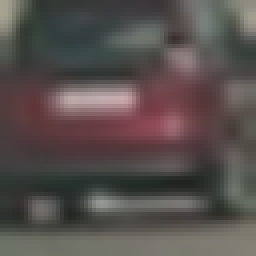
#> input picture vehicles/GTI_Far/image0141.png, 64 x 64 px (shown 4 times larger); its folder holds only this picture in this run
$ jupyter execute --allow-errors Project.ipynb   (older library calls are emulated)
#> lines starting #> are read from the running program, lines starting #| are printed output that depends on the picture; after the words box and inside, x2 and y2 are one past the last pixel; in counts of white or black regions, pixels touching at a corner belong together
[cell 1]
import matplotlib.image as mpimg
import matplotlib.pyplot as plt
import numpy as np
import cv2
import glob
import time
from sklearn.svm import LinearSVC
from sklearn.preprocessing import StandardScaler
from skimage.feature import hog
# NOTE: the next import is only valid for scikit-learn version <= 0.17
# for scikit-learn >= 0.18 use:
# from sklearn.model_selection import train_test_split
from sklearn.model_selection import train_test_split

# Define a function to return HOG features and visualization
def get_hog_features(img, orient, pix_per_cell, cell_per_block,
                        vis=False, feature_vec=True):
    # Call with two outputs if vis==True
    if vis == True:
        features, hog_image = hog(img, orientations=orient, pixels_per_cell=(pix_per_cell, pix_per_cell),
                                  cells_per_block=(cell_per_block, cell_per_block), block_norm= 'L2-Hys',
                                  transform_sqrt=True,
                                  visualise=vis, feature_vector=feature_vec)
        return features, hog_image
    # Otherwise call with one output
    else:
        features = hog(img, orientations=orient, pixels_per_cell=(pix_per_cell, pix_per_cell),
                       cells_per_block=(cell_per_block, cell_per_block), block_norm= 'L2-Hys',
                       transform_sqrt=True,
                       visualise=vis, feature_vector=feature_vec)
        return features

# Define a function to extract features from a list of images
# Have this function call bin_spatial() and color_hist()
def extract_features(imgs, cspace='RGB', orient=9,
                        pix_per_cell=8, cell_per_block=2, hog_channel=0):
    # Create a list to append feature vectors to
#> called with cspace = 'HLS', orient = 9, pix_per_cell = 8, cell_per_block = 2, hog_channel = 1
    features = []
    # Iterate through the list of images
    for file in imgs:
        # Read in each one by one
        image = mpimg.imread(file)
#> image is the input picture: shape (64, 64, 3) float32; mean R, G, B 0.343, 0.313, 0.305
        # apply color conversion if other than 'RGB'
        if cspace != 'RGB':
            if cspace == 'HSV':
                feature_image = cv2.cvtColor(image, cv2.COLOR_RGB2HSV)
            elif cspace == 'LUV':
                feature_image = cv2.cvtColor(image, cv2.COLOR_RGB2LUV)
            elif cspace == 'HLS':
                feature_image = cv2.cvtColor(image, cv2.COLOR_RGB2HLS)
#> feature_image: shape (64, 64, 3) float32; mean of channels 0, 1, 2 162.1, 0.3, 0.1
            elif cspace == 'YUV':
                feature_image = cv2.cvtColor(image, cv2.COLOR_RGB2YUV)
            elif cspace == 'YCrCb':
                feature_image = cv2.cvtColor(image, cv2.COLOR_RGB2YCrCb)
        else: feature_image = np.copy(image)

        # Call get_hog_features() with vis=False, feature_vec=True
        if hog_channel == 'ALL':
            hog_features = []
            for channel in range(feature_image.shape[2]):
                hog_features.append(get_hog_features(feature_image[:,:,channel],
                                    orient, pix_per_cell, cell_per_block,
                                    vis=False, feature_vec=True))
            hog_features = np.ravel(hog_features)
        else:
            hog_features = get_hog_features(feature_image[:,:,hog_channel], orient,
                        pix_per_cell, cell_per_block, vis=False, feature_vec=True)
#> in get_hog_features, `features = hog(img, orientations=orient, pixels_per_cell=(pix_per_cell..`: features = 1764 values, max 0.625 at index 346, min 0 at index 5, mean 0.112
#> in get_hog_features, `features = hog(img, orientations=orient, pixels_per_cell=(pix_per_cell..`:
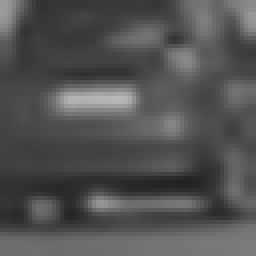
#> img: shape (64, 64) float32 (shown 4 times larger); min 0.131, max 0.725, mean 0.324
#> hog_features has the same summary as features in get_hog_features
        # Append the new feature vector to the features list
        features.append(hog_features)
#> pass 2 of the loop in extract_features, `for file in imgs:`:
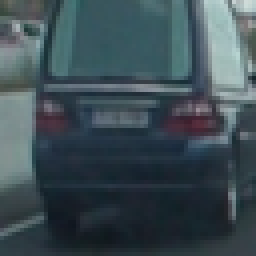
#> input picture vehicles/GTI_Left/image0059.png, 64 x 64 px (shown 4 times larger)
#> in extract_features, image is the input picture: shape (64, 64, 3) float32; mean R, G, B 0.242, 0.304, 0.331
#> in get_hog_features (call 2), `features = hog(img, orientations=orient, pixels_per_cell=(pix_per_cell..`: features = 1764 values, max 0.631 at index 382, min 0 at index 1, mean 0.122
#> in get_hog_features (call 2), `features = hog(img, orientations=orient, pixels_per_cell=(pix_per_cell..`:
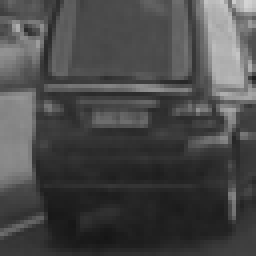
#> img: shape (64, 64) float32 (shown 4 times larger); min 0.0843, max 0.833, mean 0.286
#> in extract_features, `hog_features = get_hog_features(feature_image[:,:,hog_channel], orient..`: hog_features has the same summary as features in get_hog_features
    # Return list of feature vectors
    return features

[cell 2]
# Divide up into cars and notcars
cars = glob.glob('./vehicles/GTI_*/*.png')
notcars = glob.glob('./non-vehicles/GTI/image*.png')

# Reduce the sample size because HOG features are slow to compute
# The quiz evaluator times out after 13s of CPU time
sample_size = 500
cars = cars[0:sample_size]
notcars = notcars[0:sample_size]

### TODO: Tweak these parameters and see how the results change.
colorspace = 'HLS' # Can be RGB, HSV, LUV, HLS, YUV, YCrCb
orient = 9
pix_per_cell = 8
cell_per_block = 2
hog_channel = 1 # Can be 0, 1, 2, or "ALL"

t=time.time()
car_features = extract_features(cars, cspace=colorspace, orient=orient,
                        pix_per_cell=pix_per_cell, cell_per_block=cell_per_block,
                        hog_channel=hog_channel)
#> car_features = 2 items
notcar_features = extract_features(notcars, cspace=colorspace, orient=orient,
                        pix_per_cell=pix_per_cell, cell_per_block=cell_per_block,
                        hog_channel=hog_channel)
t2 = time.time()
print(round(t2-t, 2), 'Seconds to extract HOG features...')

# Create an array stack of feature vectors
#> (the rest of this cell did not finish here and is left out)

[cell 3]
import numpy as np
import cv2
import matplotlib.pyplot as plt
import matplotlib.image as mpimg

image = mpimg.imread('bbox-example-image.jpg')
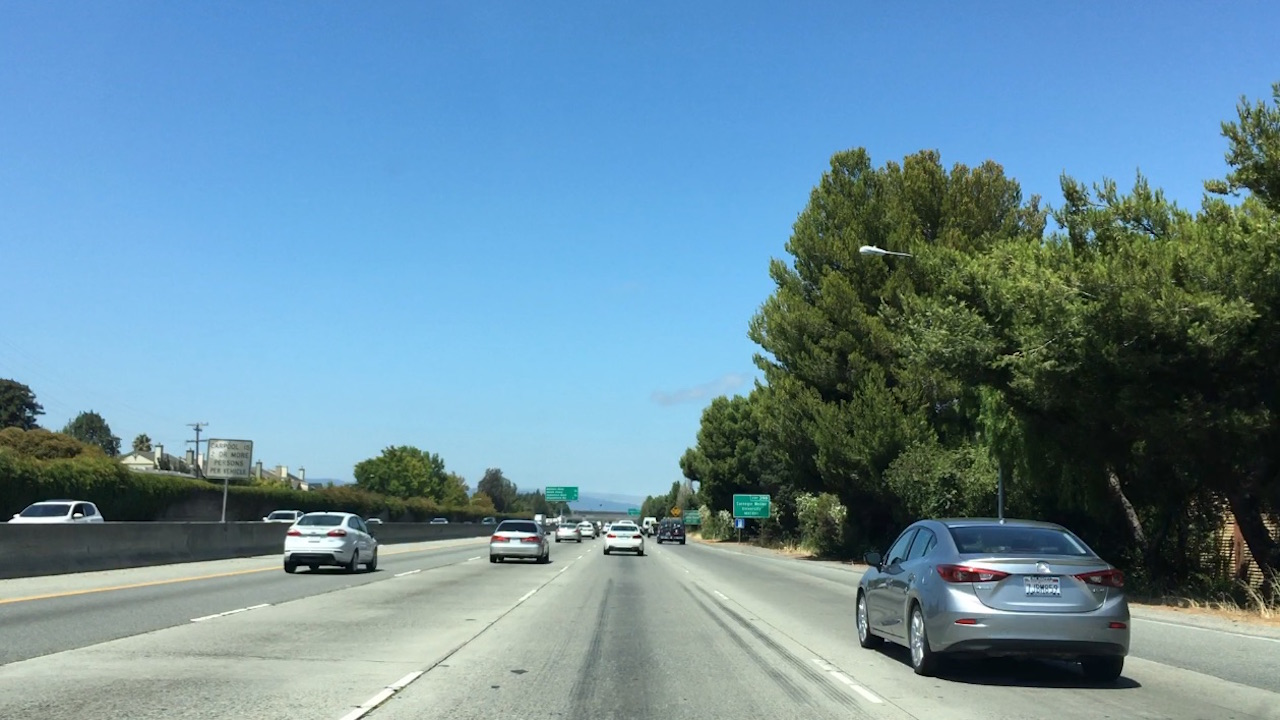
#> input picture bbox-example-image.jpg, 1280 x 720 px
#> image is the input picture: shape (720, 1280, 3); mean R, G, B 105, 140.8, 158.7

# Define a function that takes an image, a list of bounding boxes,
# and optional color tuple and line thickness as inputs
# then draws boxes in that color on the output

def draw_boxes(img, bboxes, color=(0, 0, 255), thick=6):
    # make a copy of the image
#> called with color = (0, 0, 255), thick = 6
    draw_img = np.copy(img)
    # draw each bounding box on your image copy using cv2.rectangle()
    for box in bboxes:
        cv2.rectangle(draw_img, box[0], box[1], color, thick)
        height = -(box[1][1] - box[0][1])
        width = (box[1][0] - box[0][0])
        print('Height: ', height, ' Width: ', width)
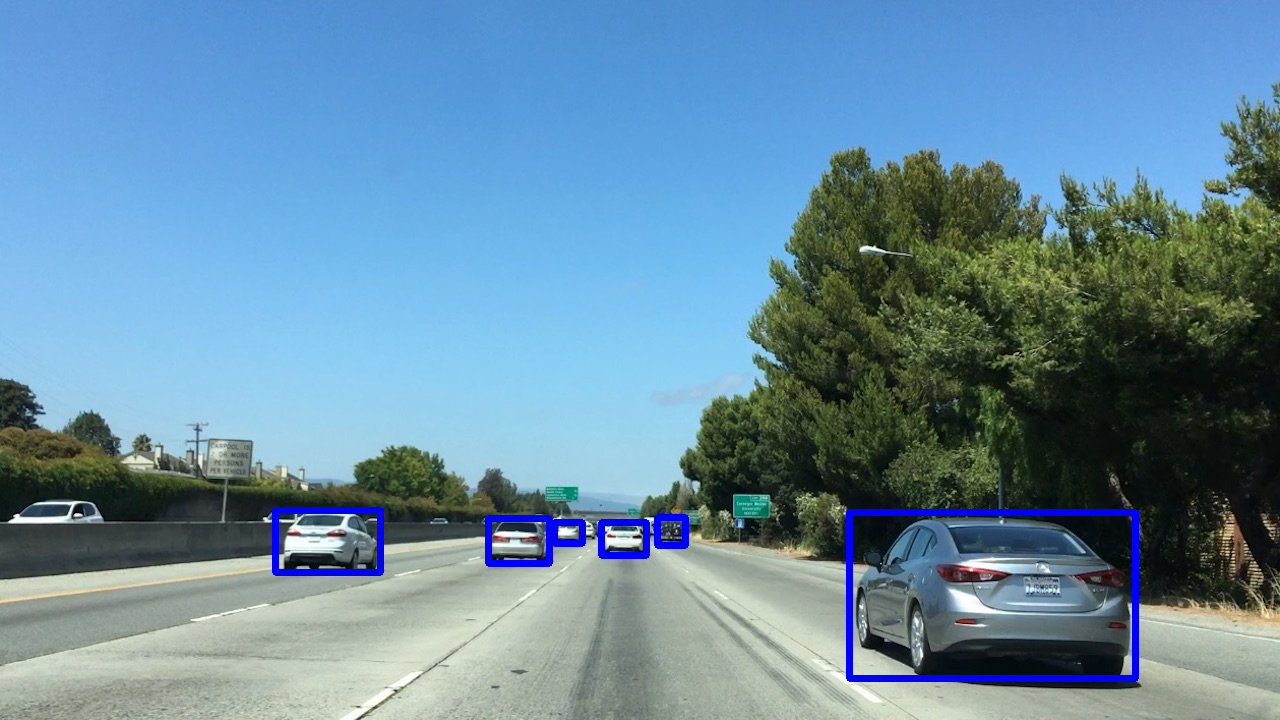
#> draw_img: shape (720, 1280, 3); 1.36% of pixels changed, all inside (x1, y1, x2, y2) = (272, 507, 1139, 682)
    # return the image copy with boxes drawn
    return draw_img
# Add bounding boxes in this format, these are just example coordinates.
bboxes = [((275, 572), (380, 510)), ((488, 563), (549, 518)), ((554, 543), (582, 522)),
          ((601, 555), (646, 522)), ((657, 545), (685, 517)), ((849, 678), (1135, 512))]

result = draw_boxes(image, bboxes)
plt.imshow(result)

[cell 4]
# convert from window starting y point into window side length

[cell 5]
start_point = (500,32) # when y = 500 then window side length is 32
end_point = (520,200) # when y = 520 then window side length is 200
def get_window_side_length_from_y_point(y):
    window_side_length = start_point[1] + ( ((y - start_point[0]) * (end_point[1] - start_point[1])) / (end_point[0] - start_point[0]) )
    return window_side_length

[cell 6]
print("given y = 500, then window side length is ", get_window_side_length_from_y_point(500))
print("given y = 520, then window side length is ", get_window_side_length_from_y_point(520))

# lesson 34

[cell 7]
import matplotlib.image as mpimg
import numpy as np
import cv2
from skimage.feature import hog
# Define a function to return HOG features and visualization
def get_hog_features(img, orient, pix_per_cell, cell_per_block,
                        vis=False, feature_vec=True):
    # Call with two outputs if vis==True
    if vis == True:
        features, hog_image = hog(img, orientations=orient,
                                  pixels_per_cell=(pix_per_cell, pix_per_cell),
                                  block_norm= 'L2-Hys',
                                  cells_per_block=(cell_per_block, cell_per_block),
                                  transform_sqrt=True,
                                  visualise=vis, feature_vector=feature_vec)
        return features, hog_image
    # Otherwise call with one output
    else:
        features = hog(img, orientations=orient,
                       pixels_per_cell=(pix_per_cell, pix_per_cell),
                       cells_per_block=(cell_per_block, cell_per_block),
                       block_norm= 'L2-Hys',
                       transform_sqrt=True,
                       visualise=vis, feature_vector=feature_vec)
        return features

# Define a function to compute binned color features
def bin_spatial(img, size=(32, 32)):
    # Use cv2.resize().ravel() to create the feature vector
    features = cv2.resize(img, size).ravel()
    # Return the feature vector
    return features

# Define a function to compute color histogram features
# NEED TO CHANGE bins_range if reading .png files with mpimg!
def color_hist(img, nbins=32, bins_range=(0, 256)):
    # Compute the histogram of the color channels separately
    channel1_hist = np.histogram(img[:,:,0], bins=nbins, range=bins_range)
    channel2_hist = np.histogram(img[:,:,1], bins=nbins, range=bins_range)
    channel3_hist = np.histogram(img[:,:,2], bins=nbins, range=bins_range)
    # Concatenate the histograms into a single feature vector
    hist_features = np.concatenate((channel1_hist[0], channel2_hist[0], channel3_hist[0]))
    # Return the individual histograms, bin_centers and feature vector
    return hist_features

# Define a function to extract features from a list of images
# Have this function call bin_spatial() and color_hist()
def extract_features(imgs, color_space='RGB', spatial_size=(32, 32),
                        hist_bins=32, orient=9,
                        pix_per_cell=8, cell_per_block=2, hog_channel=0,
                        spatial_feat=True, hist_feat=True, hog_feat=True):
    # Create a list to append feature vectors to
#> called with color_space = 'HLS', spatial_size = (32, 32), hist_bins = 32, orient = 9, pix_per_cell = 8, cell_per_block = 2, hog_channel = 1, spatial_feat = True
    features = []
    # Iterate through the list of images
    for file in imgs:
        file_features = []
        # Read in each one by one
        if '.png'in file:
            image = cv2.imread(file)
#> image: shape (64, 64, 3)
            #print('reading images in png using cv2')
        else:
            image = mpimg.imread(file)
            print('reading images not in png using mpimg')

        # apply color conversion if other than 'RGB'
        if color_space != 'RGB':
            if color_space == 'HSV':
                feature_image = cv2.cvtColor(image, cv2.COLOR_RGB2HSV)
            elif color_space == 'LUV':
                feature_image = cv2.cvtColor(image, cv2.COLOR_RGB2LUV)
            elif color_space == 'HLS':
                feature_image = cv2.cvtColor(image, cv2.COLOR_RGB2HLS)
#> feature_image: shape (64, 64, 3); mean of channels 0, 1, 2 91.4, 82.7, 21.9
            elif color_space == 'YUV':
                feature_image = cv2.cvtColor(image, cv2.COLOR_RGB2YUV)
            elif color_space == 'YCrCb':
                feature_image = cv2.cvtColor(image, cv2.COLOR_RGB2YCrCb)
        else: feature_image = np.copy(image)

        if spatial_feat == True:
            spatial_features = bin_spatial(feature_image, size=spatial_size)
#> in bin_spatial, `features = cv2.resize(img, size).ravel()`: features = 3072 values, max 182 at index 1192, min 1 at index 35, mean 65.49
#> spatial_features has the same summary as features in bin_spatial
            file_features.append(spatial_features)
        if hist_feat == True:
            # Apply color_hist()
            hist_features = color_hist(feature_image, nbins=hist_bins)
#> in color_hist, `hist_features = np.concatenate((channel1_hist[0], channel2_hist[0], ch..`: hist_features = 96 values, max 1631 at index 65, min 0 at index 19, mean 128
            file_features.append(hist_features)
        if hog_feat == True:
        # Call get_hog_features() with vis=False, feature_vec=True
            if hog_channel == 'ALL':
                hog_features = []
                for channel in range(feature_image.shape[2]):
                    hog_features.append(get_hog_features(feature_image[:,:,channel],
                                        orient, pix_per_cell, cell_per_block,
                                        vis=False, feature_vec=True))
                hog_features = np.ravel(hog_features)
            else:
                hog_features = get_hog_features(feature_image[:,:,hog_channel], orient,
                            pix_per_cell, cell_per_block, vis=False, feature_vec=True)
#> in get_hog_features, `features = hog(img, orientations=orient, pixels_per_cell=(pix_per_cell..`: features = 1764 values, max 0.623 at index 346, min 0 at index 5, mean 0.113
#> hog_features has the same summary as features in get_hog_features
            # Append the new feature vector to the features list
            file_features.append(hog_features)
        features.append(np.concatenate(file_features))
#> pass 2 of the loop in extract_features, `for file in imgs:`:
#> spatial_features = 3072 values, max 202 at index 94, min 4 at index 284, mean 50.73
#> in extract_features, `hist_features = color_hist(feature_image, nbins=hist_bins)`: hist_features = 96 values, max 1785 at index 2, min 0 at index 10, mean 128
#> in get_hog_features (call 2), `features = hog(img, orientations=orient, pixels_per_cell=(pix_per_cell..`: features = 1764 values, max 0.627 at index 382, min 0 at index 1, mean 0.121
#> in extract_features, `hog_features = get_hog_features(feature_image[:,:,hog_channel], orient..`: hog_features has the same summary as features in get_hog_features
    # Return list of feature vectors
    return features

# Define a function that takes an image,
# start and stop positions in both x and y,
# window size (x and y dimensions),
# and overlap fraction (for both x and y)
# [51 lines left out: functions slide_window, draw_boxes, not called in this run]

[cell 8]
import matplotlib.image as mpimg
import matplotlib.pyplot as plt
import numpy as np
import cv2
import glob
import time
from sklearn.svm import LinearSVC
from sklearn import svm, grid_search, datasets
from sklearn.preprocessing import StandardScaler
from skimage.feature import hog
# NOTE: the next import is only valid for scikit-learn version <= 0.17
# for scikit-learn >= 0.18 use:
# from sklearn.model_selection import train_test_split
from sklearn.model_selection import train_test_split

# Define a function to extract features from a single image window
# This function is very similar to extract_features()
# just for a single image rather than list of images
# [77 lines left out: functions single_img_features, search_windows, not called in this run]

[cell 9]
# Read in cars and notcars
cars = glob.glob('./vehicles/**/*.png')

notcars = glob.glob('./non-vehicles/**/*.png')

# [4 lines of commented-out code are left out]


### TODO: Tweak these parameters and see how the results change.
color_space = 'HLS' # Can be RGB, HSV, LUV, HLS, YUV, YCrCb
orient = 9  # HOG orientations
pix_per_cell = 8 # HOG pixels per cell
cell_per_block = 2 # HOG cells per block
hog_channel = 1 # Can be 0, 1, 2, or "ALL"
spatial_size = (32, 32) # Spatial binning dimensions
hist_bins = 32    # Number of histogram bins
spatial_feat = True # Spatial features on or off
hist_feat = True # Histogram features on or off
hog_feat = True # HOG features on or off
y_start_stop = [350, 700] # Min and max in y to search in slide_window()

car_features = extract_features(cars, color_space=color_space,
                        spatial_size=spatial_size, hist_bins=hist_bins,
                        orient=orient, pix_per_cell=pix_per_cell,
                        cell_per_block=cell_per_block,
                        hog_channel=hog_channel, spatial_feat=spatial_feat,
                        hist_feat=hist_feat, hog_feat=hog_feat)
notcar_features = extract_features(notcars, color_space=color_space,
                        spatial_size=spatial_size, hist_bins=hist_bins,
                        orient=orient, pix_per_cell=pix_per_cell,
                        cell_per_block=cell_per_block,
                        hog_channel=hog_channel, spatial_feat=spatial_feat,
                        hist_feat=hist_feat, hog_feat=hog_feat)
